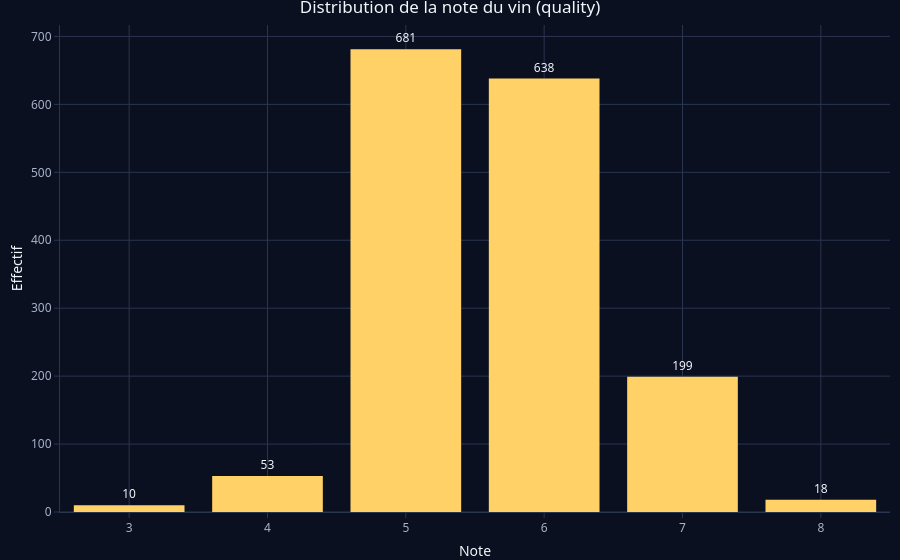

The notebook cell saved with this chart:
### Code cell
qc <- as.data.frame(table(y)); names(qc) <- c("Note", "Effectif")
plot_ly(qc, x = ~Note, y = ~Effectif, type = "bar",
        text = ~Effectif, textposition = "outside",
        marker = list(color = pick_color(2))) %>%
  layout(title = "Distribution de la note du vin (quality)",
         xaxis = list(title = "Note"), yaxis = list(title = "Effectif")) %>%
  apply_dark_theme()

### Figure 1 — Plotly figure (JSON) as saved in the notebook; plotly's stock layout.template omitted (floating-point values rounded to 4 significant figures)
{"data": [{"error_x": {"color": "rgba(76,201,240,1)"}, "error_y": {"color": "rgba(76,201,240,1)"}, "marker": {"color": "#ffd166", "line": {"color": "rgba(76,201,240,1)"}}, "text": [10, 53, 681, 638, 199, 18], "textposition": ["outside", "outside", "outside", "outside", "outside", "outside"], "type": "bar", "x": ["3", "4", "5", "6", "7", "8"], "xaxis": "x", "y": [10, 53, 681, 638, 199, 18], "yaxis": "y"}], "layout": {"colorway": ["#4cc9f0", "#ff6b6b", "#ffd166", "#80ed99", "#c77dff", "#f4a261", "#90e0ef", "#e9c46a"], "font": {"color": "#f3f6fb", "family": "Segoe UI, Arial"}, "hoverlabel": {"bgcolor": "#121a2b", "font": {"color": "#f3f6fb"}}, "hovermode": "closest", "legend": {"bgcolor": "rgba(0,0,0,0)", "font": {"color": "#f3f6fb"}}, "margin": {"b": 40, "l": 60, "r": 10, "t": 25}, "paper_bgcolor": "#0b1020", "plot_bgcolor": "#0b1020", "showlegend": false, "title": "Distribution de la note du vin (quality)", "xaxis": {"automargin": true, "categoryarray": ["3", "4", "5", "6", "7", "8"], "categoryorder": "array", "domain": [0, 1], "gridcolor": "#2a3550", "linecolor": "#2a3550", "tickcolor": "#2a3550", "tickfont": {"color": "#a8b3c7"}, "title": "Note", "type": "category", "zerolinecolor": "#2a3550"}, "yaxis": {"automargin": true, "domain": [0, 1], "gridcolor": "#2a3550", "linecolor": "#2a3550", "tickcolor": "#2a3550", "tickfont": {"color": "#a8b3c7"}, "title": "Effectif", "zerolinecolor": "#2a3550"}}}
